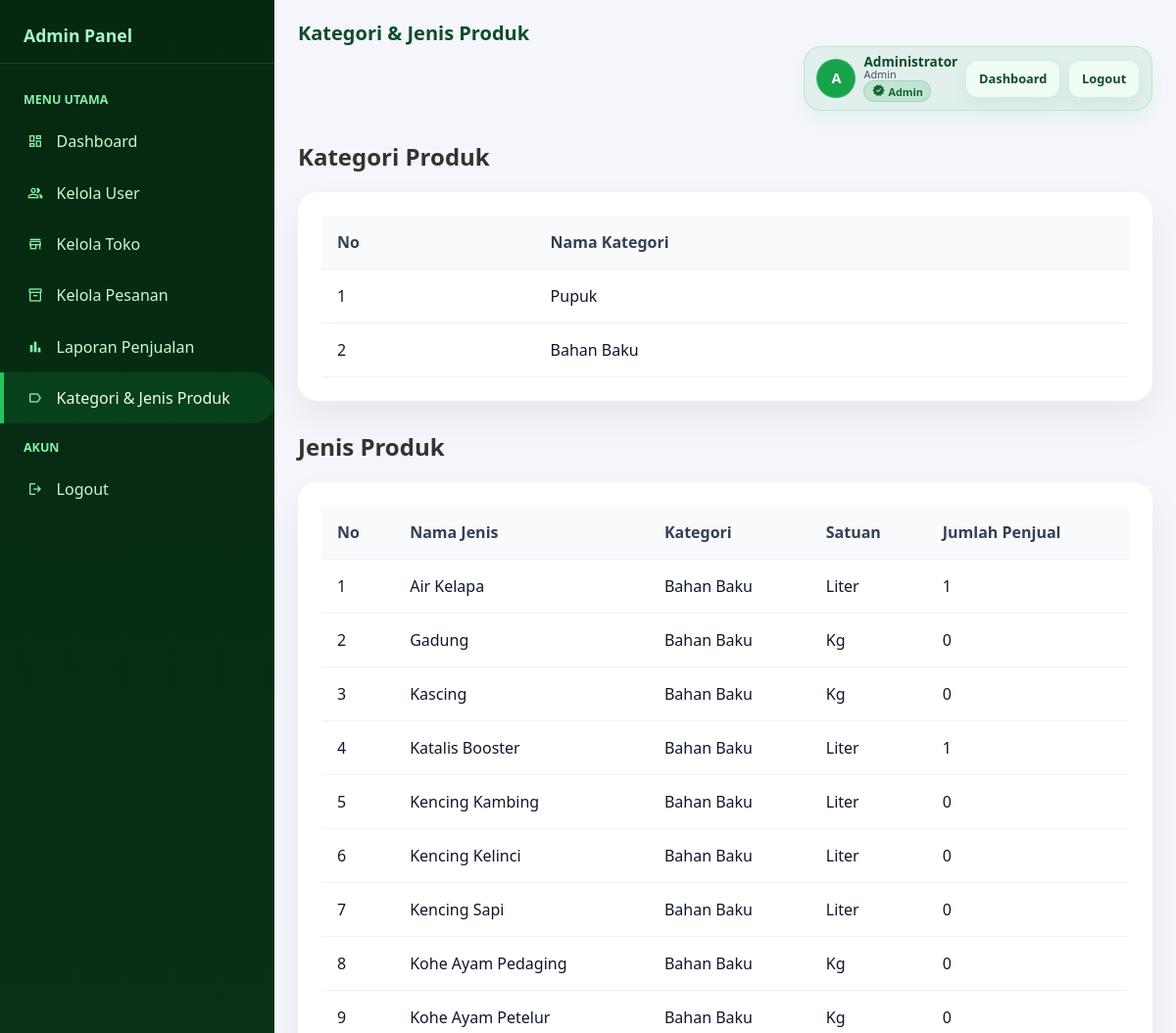
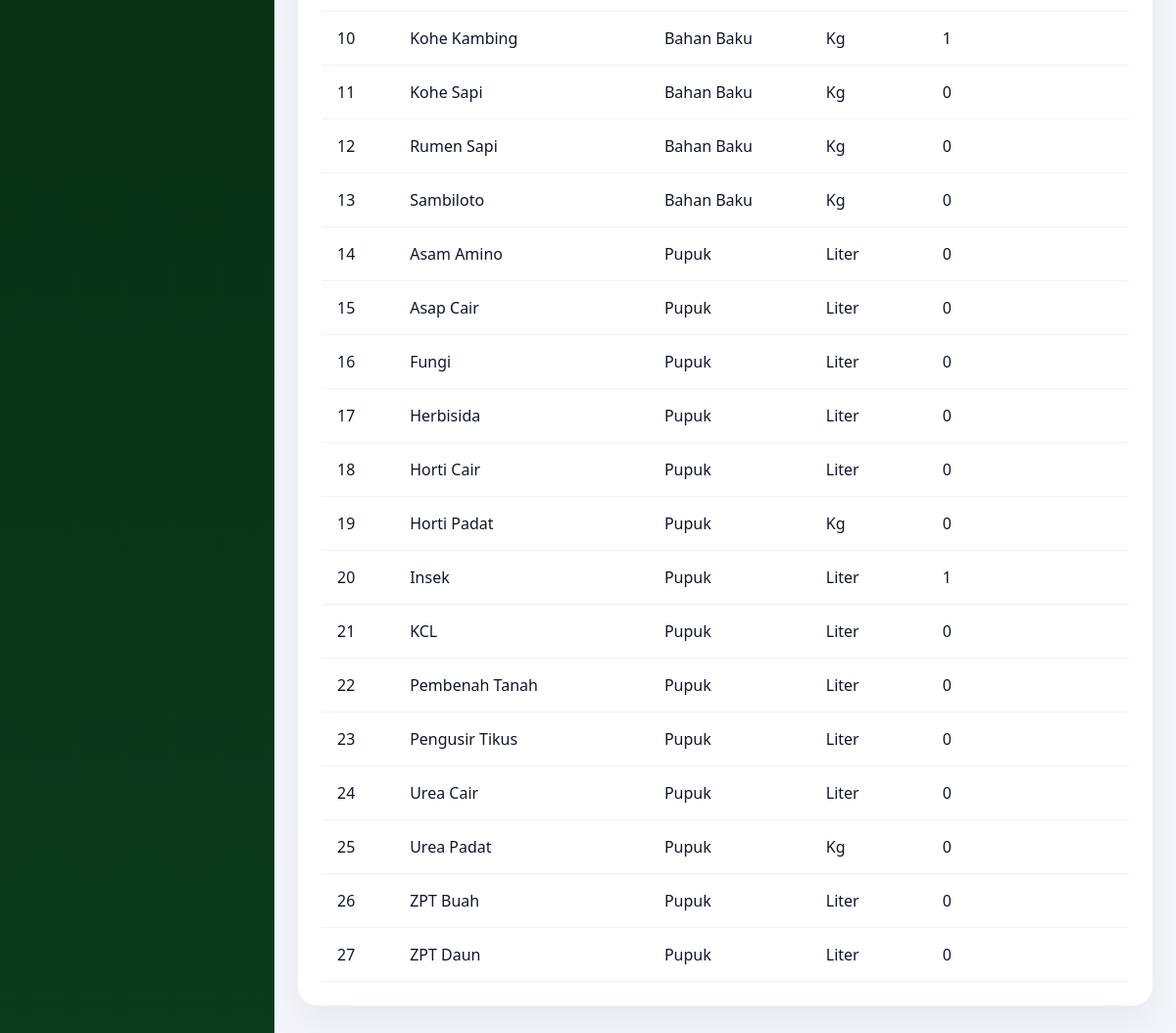
/admin/jenis_produk.php (signed in), run on the app's committed database (2 pictures, top to bottom).
### tables this page shows
CREATE TABLE `kategori_produk` (
  `id` tinyint(3) UNSIGNED NOT NULL,
  `nama` varchar(50) NOT NULL COMMENT 'Pupuk / Bahan Baku'
);

CREATE TABLE `jenis_produk` (
  `id` smallint(5) UNSIGNED NOT NULL,
  `kategori_id` tinyint(3) UNSIGNED NOT NULL,
  `nama_jenis` varchar(100) NOT NULL,
  `satuan` enum('liter','kg') NOT NULL
);

### admin/jenis_produk.php (called while the page is built)
<?php
include 'kelola_kategori.php';

### admin/kelola_kategori.php (the view, shortened to what this page needs)
<?php
include '../Koneksi.php';
$kategori = mysqli_query($koneksi, "SELECT * FROM kategori_produk");
$jenis = mysqli_query($koneksi, "SELECT j.*, k.nama as kategori,
                                 COUNT(DISTINCT pe.pembeli_id) AS terjual_orang
                                 FROM jenis_produk j
                                 JOIN kategori_produk k ON j.kategori_id = k.id
                                 LEFT JOIN produk p ON p.jenis_produk_id = j.id
                                 LEFT JOIN detail_pesanan dp ON dp.produk_id = p.id
                                 LEFT JOIN pesanan pe ON pe.id = dp.pesanan_id
                                 GROUP BY j.id, k.nama
                                 ORDER BY k.nama, j.nama_jenis");
?>
<!DOCTYPE html>
<html>
<head>
    <link rel="stylesheet" href="../admin/Style.css">
</head>
<body>
<div class="wrapper">
    <div class="sidebar">
            <div class="sidebar-head">
                <h3>Admin Panel</h3>
            </div>
        <ul class="sidebar-menu">
            <li class="sidebar-title">Menu Utama</li>
            <li><a href="index.php"><span class="material-symbols-outlined icon">dashboard</span> Dashboard</a></li>
            <li><a href="users.php"><span class="material-symbols-outlined icon">people</span> Kelola User</a></li>
            <li><a href="kelola_toko.php"><span class="material-symbols-outlined icon">store</span> Kelola Toko</a></li>
            <li><a href="kelola_pesanan.php"><span class="material-symbols-outlined icon">inventory_2</span> Kelola Pesanan</a></li>
            <li><a href="laporan_penjualan.php"><span class="material-symbols-outlined icon">bar_chart</span> Laporan Penjualan</a></li>
            <li><a href="kelola_kategori.php" class="active"><span class="material-symbols-outlined icon">label</span> Kategori & Jenis Produk</a></li>
            <li class="sidebar-title">Akun</li>
                <li><a href="../auth/logout.php"><span class="material-symbols-outlined icon">logout</span> Logout</a></li>
        </ul>
    </div>
    <div class="main-content">
        <div class="navbar">
            <div class="navbar-brand">Kategori & Jenis Produk</div>
            <div class="navbar-right">
                <div class="navbar-user">
                    <div class="avatar">
                        <?php if (!empty($_SESSION['avatar']) && file_exists(__DIR__ . '/../uploads/' . $_SESSION['avatar'])): ?>
                            <img src="../uploads/<?php echo htmlspecialchars($_SESSION['avatar']); ?>" alt="avatar">
                        <?php else: ?>
                            <span class="avatar-initials"><?php echo strtoupper(substr(trim($_SESSION['nama'] ?? 'A'),0,1)); ?></span>
                        <?php endif; ?>
                    </div>
                    <div class="user-info">
                        <div class="user-name"><?php echo htmlspecialchars($_SESSION['nama'] ?? 'Admin'); ?></div>
                        <div class="user-role"><span class="badge <?php echo 'badge-' . (strtolower($_SESSION['role'] ?? 'admin')); ?>"><?php echo htmlspecialchars(ucfirst($_SESSION['role'] ?? 'Admin')); ?></span></div>
                    </div>
                    <div class="navbar-links">
                        <a href="index.php" class="btn btn-sm">Dashboard</a>
                        <a href="../auth/logout.php" class="btn btn-danger btn-sm">Logout</a>
                    </div>
                </div>
            </div>
        </div>
        <h2 style="margin: 30px 0 20px 0; color: #333;">
            Kategori Produk
        </h2>
        <div class="card">
            <div style="overflow-x:auto;">
                <table class="table">
                    <thead>
                        <tr>
                            <th>No</th>
                            <th>Nama Kategori</th>
                        </tr>
                    </thead>
                    <tbody>
                    <?php
                    if (!$kategori) {
                        echo '<tr><td colspan="2">Gagal memuat kategori: '
                             . htmlspecialchars(mysqli_error($koneksi))
                             . '</td></tr>';
                    } else {
                        $noKategori = 1;
                        while ($row = mysqli_fetch_assoc($kategori)) {
                    ?>
                            <tr>
                                <td><?php echo $noKategori++; ?></td>
                                <td><?php echo htmlspecialchars($row['nama']); ?></td>
                            </tr>
                    <?php
                        }
                    }
                    ?>
                    </tbody>
                </table>
            </div>
        </div>
        <h2 style="margin: 30px 0 20px 0; color: #333;">
            Jenis Produk
        </h2>
        <div class="card">
            <div style="overflow-x:auto;">
                <table class="table">
                    <thead>
                        <tr>
                            <th>No</th>
                            <th>Nama Jenis</th>
                            <th>Kategori</th>
                            <th>Satuan</th>
                            <th>Jumlah Penjual</th>
                        </tr>
                    </thead>
                    <tbody>
                    <?php
                    if (!$jenis) {
                        echo '<tr><td colspan="4">Gagal memuat jenis produk: '
                             . htmlspecialchars(mysqli_error($koneksi))
                             . '</td></tr>';
                    } else {
                        $noJenis = 1;
                        while ($row = mysqli_fetch_assoc($jenis)) {
                    ?>
                            <tr>
                                <td><?php echo $noJenis++; ?></td>
                                <td><?php echo htmlspecialchars($row['nama_jenis']); ?></td>
                                <td><?php echo htmlspecialchars($row['kategori']); ?></td>
                                <td><?php echo htmlspecialchars(ucfirst($row['satuan'] ?? '')); ?></td>
                                <td><?php echo htmlspecialchars($row['terjual_orang'] ?? 0); ?></td>
                            </tr>
                    <?php
                        }
                    }
                    ?>
                    </tbody>
                </table>
            </div>
        </div>
    </div>
</div>
</body>
</html>

### data on the page
kategori_produk: nama "Pupuk"
kategori_produk: nama "Bahan Baku"
jenis_produk: nama_jenis "Air Kelapa", kategori.nama "Bahan Baku", satuan "Liter", terjual_orang "1"
jenis_produk: nama_jenis "Gadung", kategori.nama "Bahan Baku", satuan "Kg", terjual_orang "0"
jenis_produk: nama_jenis "Kascing", kategori.nama "Bahan Baku", satuan "Kg", terjual_orang "0"
jenis_produk: nama_jenis "Katalis Booster", kategori.nama "Bahan Baku", satuan "Liter", terjual_orang "1"
jenis_produk: nama_jenis "Kencing Kambing", kategori.nama "Bahan Baku", satuan "Liter", terjual_orang "0"
jenis_produk: nama_jenis "Kencing Kelinci", kategori.nama "Bahan Baku", satuan "Liter", terjual_orang "0"
jenis_produk: nama_jenis "Kencing Sapi", kategori.nama "Bahan Baku", satuan "Liter", terjual_orang "0"
jenis_produk: nama_jenis "Kohe Ayam Pedaging", kategori.nama "Bahan Baku", satuan "Kg", terjual_orang "0"
jenis_produk: nama_jenis "Kohe Ayam Petelur", kategori.nama "Bahan Baku", satuan "Kg", terjual_orang "0"
jenis_produk: nama_jenis "Kohe Kambing", kategori.nama "Bahan Baku", satuan "Kg", terjual_orang "1"
jenis_produk: nama_jenis "Kohe Sapi", kategori.nama "Bahan Baku", satuan "Kg", terjual_orang "0"
jenis_produk: nama_jenis "Rumen Sapi", kategori.nama "Bahan Baku", satuan "Kg", terjual_orang "0"
jenis_produk: nama_jenis "Sambiloto", kategori.nama "Bahan Baku", satuan "Kg", terjual_orang "0"
jenis_produk: nama_jenis "Asam Amino", kategori.nama "Pupuk", satuan "Liter", terjual_orang "0"
jenis_produk: nama_jenis "Asap Cair", kategori.nama "Pupuk", satuan "Liter", terjual_orang "0"
jenis_produk: nama_jenis "Fungi", kategori.nama "Pupuk", satuan "Liter", terjual_orang "0"
jenis_produk: nama_jenis "Herbisida", kategori.nama "Pupuk", satuan "Liter", terjual_orang "0"
jenis_produk: nama_jenis "Horti Cair", kategori.nama "Pupuk", satuan "Liter", terjual_orang "0"
jenis_produk: nama_jenis "Horti Padat", kategori.nama "Pupuk", satuan "Kg", terjual_orang "0"
jenis_produk: nama_jenis "Insek", kategori.nama "Pupuk", satuan "Liter", terjual_orang "1"
jenis_produk: nama_jenis "KCL", kategori.nama "Pupuk", satuan "Liter", terjual_orang "0"
jenis_produk: nama_jenis "Pembenah Tanah", kategori.nama "Pupuk", satuan "Liter", terjual_orang "0"
jenis_produk: nama_jenis "Pengusir Tikus", kategori.nama "Pupuk", satuan "Liter", terjual_orang "0"
jenis_produk: nama_jenis "Urea Cair", kategori.nama "Pupuk", satuan "Liter", terjual_orang "0"
jenis_produk: nama_jenis "Urea Padat", kategori.nama "Pupuk", satuan "Kg", terjual_orang "0"
jenis_produk: nama_jenis "ZPT Buah", kategori.nama "Pupuk", satuan "Liter", terjual_orang "0"
jenis_produk: nama_jenis "ZPT Daun", kategori.nama "Pupuk", satuan "Liter", terjual_orang "0"

### other printed values
substr(trim($_SESSION['nama'] ?? 'A'),0,1) "A"
$_SESSION['nama'] "Administrator"
$_SESSION['role'] "Admin"
